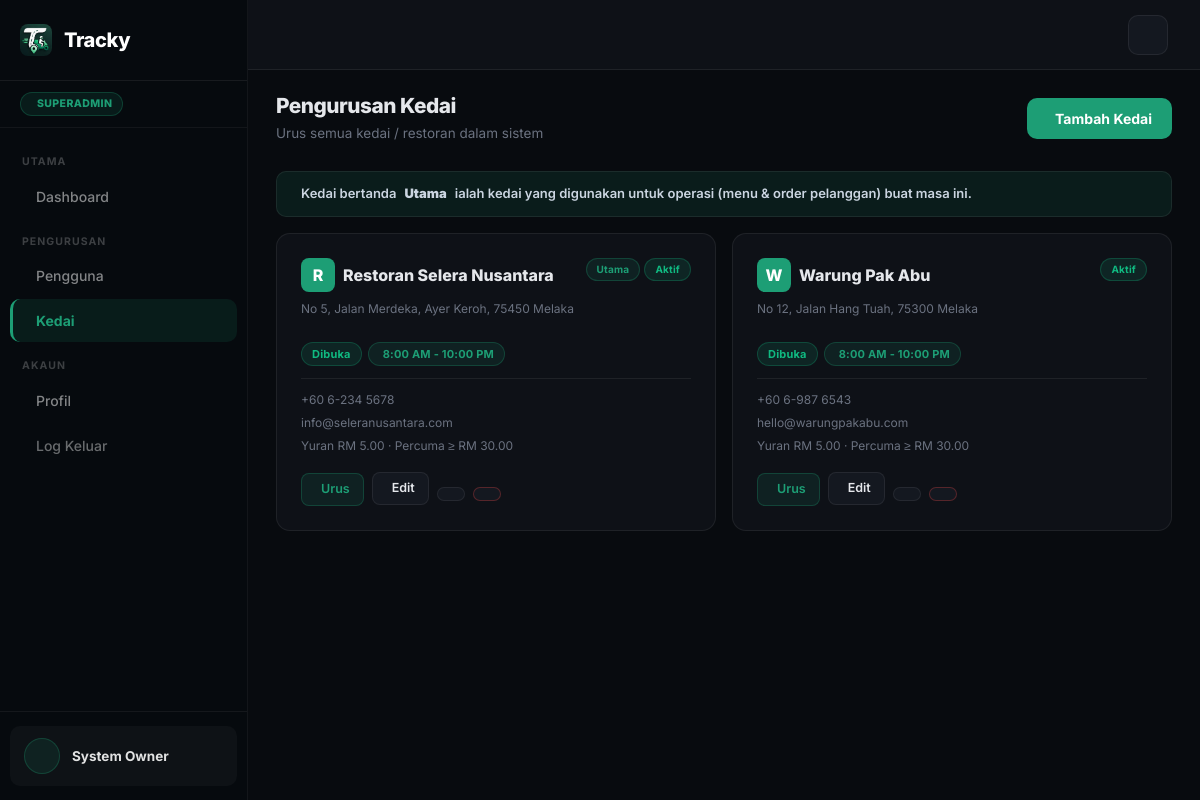
/superadmin/superadmin_stores.php (signed in), run on an earlier commit of the app's database.
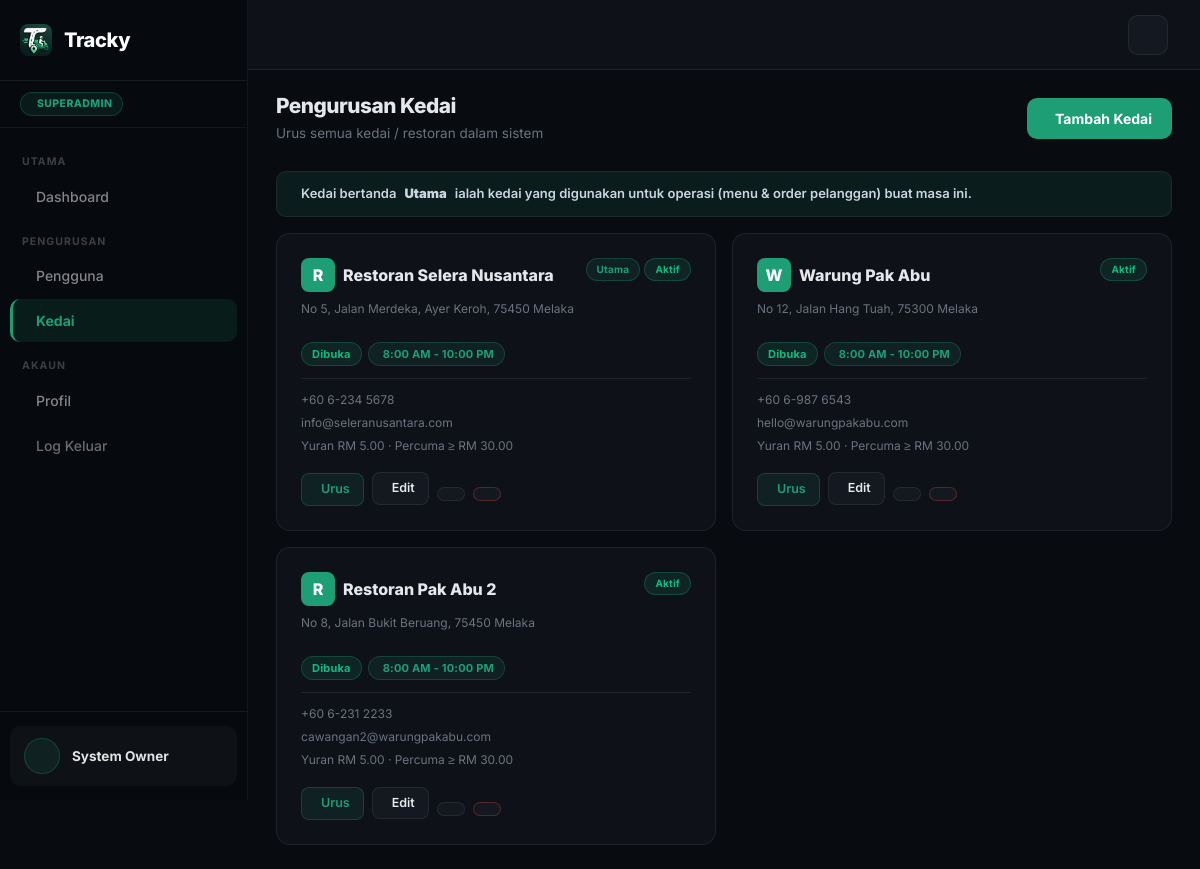
And on a later commit of the database.
### tables this page shows
CREATE TABLE restaurants (
  id INT AUTO_INCREMENT PRIMARY KEY,
  name VARCHAR(100) NOT NULL DEFAULT 'Restoran Tracky',
  slug VARCHAR(80) UNIQUE,
  address TEXT,
  phone VARCHAR(20),
  email VARCHAR(100),
  logo VARCHAR(255),
  cover_image VARCHAR(255),
  accent_color VARCHAR(20) NOT NULL DEFAULT '#1D9E75',
  delivery_fee DECIMAL(10,2) DEFAULT 5.00,
  free_delivery_min DECIMAL(10,2) DEFAULT 30.00,
  operating_hours VARCHAR(100) DEFAULT '8:00 AM - 10:00 PM',
  is_open TINYINT DEFAULT 1,
  is_active TINYINT NOT NULL DEFAULT 1,
  created_at TIMESTAMP DEFAULT CURRENT_TIMESTAMP
);

### includes/functions.php (called while the page is built, shortened)
<?php
function formatPrice(float $price): string
{
    return 'RM ' . number_format($price, 2);
}
function e(?string $value): string
{
    return htmlspecialchars($value ?? '', ENT_QUOTES, 'UTF-8');
}
function restaurantAsset(?string $path): string
{
    if (!$path) {
        return '';
    }
    return '/tracky/' . ltrim($path, '/');
}

### superadmin/superadmin_stores.php (the view, shortened to what the changed rows need)
<?php
require_once __DIR__ . '/../includes/db.php';
require_once __DIR__ . '/../includes/functions.php';
$primaryRes = mysqli_query($conn, 'SELECT id FROM restaurants ORDER BY id ASC LIMIT 1');
$primary_id = $primaryRes && ($row = mysqli_fetch_assoc($primaryRes)) ? (int) $row['id'] : 0;
$stores = mysqli_query($conn, 'SELECT * FROM restaurants ORDER BY id ASC');
require_once __DIR__ . '/../includes/superadmin_layout_start.php';
?>
<div class="stores-grid">
  <?php while ($s = mysqli_fetch_assoc($stores)): ?>
  <div class="card store-card">
    <div class="card-body">
      <div class="d-flex justify-content-between align-items-start" style="margin-bottom:8px">
        <div class="d-flex align-items-center gap-2">
          <?php $logoUrl = restaurantAsset($s['logo'] ?? null); ?>
          <span style="width:34px;height:34px;border-radius:8px;display:inline-flex;align-items:center;justify-content:center;font-weight:800;color:#fff;flex-shrink:0;background:<?= e($s['accent_color'] ?: '#1D9E75') ?>;overflow:hidden">
            <?php if ($logoUrl): ?><img src="<?= e($logoUrl) ?>" alt="" style="width:100%;height:100%;object-fit:cover"><?php else: ?><?= strtoupper(substr($s['name'],0,1)) ?><?php endif; ?>
          </span>
          <div style="font-size:16px;font-weight:800;color:var(--text)"><?= e($s['name']) ?></div>
        </div>
        <div class="d-flex gap-1">
          <?php if ((int)$s['id'] === $primary_id): ?><span class="badge-status status-assigned" style="font-size:10px">Utama</span><?php endif; ?>
          <span class="badge-status <?= !empty($s['is_active']) ? 'status-delivered' : 'status-cancelled' ?>" style="font-size:10px"><?= !empty($s['is_active']) ? 'Aktif' : 'Nyahaktif' ?></span>
        </div>
      </div>
      <div style="font-size:12px;color:var(--muted);margin-bottom:10px;min-height:32px"><i class="ti ti-map-pin"></i> <?= e($s['address'] ?: '-') ?></div>
      <div style="display:flex;flex-wrap:wrap;gap:6px;margin-bottom:12px">
        <span class="badge-status <?= !empty($s['is_open']) ? 'status-delivered' : 'status-cancelled' ?>" style="font-size:11px"><?= !empty($s['is_open']) ? 'Dibuka' : 'Ditutup' ?></span>
        <span class="badge-status status-assigned" style="font-size:11px"><i class="ti ti-clock"></i> <?= e($s['operating_hours'] ?: '-') ?></span>
      </div>
      <div style="font-size:12px;color:var(--muted);line-height:1.9;border-top:1px solid var(--border);padding-top:10px">
        <div><i class="ti ti-phone"></i> <?= e($s['phone'] ?: '-') ?></div>
        <div><i class="ti ti-mail"></i> <?= e($s['email'] ?: '-') ?></div>
        <div><i class="ti ti-truck"></i> Yuran <?= formatPrice((float)$s['delivery_fee']) ?> · Percuma ≥ <?= formatPrice((float)$s['free_delivery_min']) ?></div>
      </div>
      <div class="btn-actions" style="margin-top:14px">
        <form method="post" class="d-inline">
          <button class="btn-icon primary" title="Urus panel kedai ini"><i class="ti ti-settings"></i> Urus</button>
        </form>
        <button type="button" class="btn-icon btn-edit-store"
          data-id="<?= (int)$s['id'] ?>"
          data-name="<?= e($s['name']) ?>"
          data-slug="<?= e($s['slug'] ?? '') ?>"
          data-address="<?= e($s['address']) ?>"
          data-phone="<?= e($s['phone']) ?>"
          data-email="<?= e($s['email']) ?>"
          data-hours="<?= e($s['operating_hours']) ?>"
          data-fee="<?= e(number_format((float)$s['delivery_fee'], 2, '.', '')) ?>"
          data-freemin="<?= e(number_format((float)$s['free_delivery_min'], 2, '.', '')) ?>"
          data-open="<?= (int)$s['is_open'] ?>"
          data-active="<?= (int)($s['is_active'] ?? 1) ?>"><i class="ti ti-edit"></i> Edit</button>
        <form method="post" class="d-inline">
          <button class="btn-icon" title="Buka/Tutup"><i class="ti ti-<?= !empty($s['is_open']) ? 'door-off' : 'door' ?>"></i></button>
        </form>
        <form method="post" class="d-inline" onsubmit="return confirm('Padam kedai ini?')">
          <button class="btn-icon danger"><i class="ti ti-trash"></i></button>
        </form>
      </div>
    </div>
  </div>
  <?php endwhile; ?>
</div>
<?php
require_once __DIR__ . '/../includes/superadmin_layout_end.php';
?>

What changed in the data, as far as the page shows it:
added restaurants: name "R", name "Restoran Pak Abu 2", is_active "Aktif", address "No 8, Jalan Bukit Beruang, 75450 Melaka", is_open "Dibuka", operating_hours "8:00 AM - 10:00 PM", phone "+60 6-231 2233", email "cawangan2@warungpakabu.com", delivery_fee "RM 5.00", free_delivery_min "RM 30.00"
